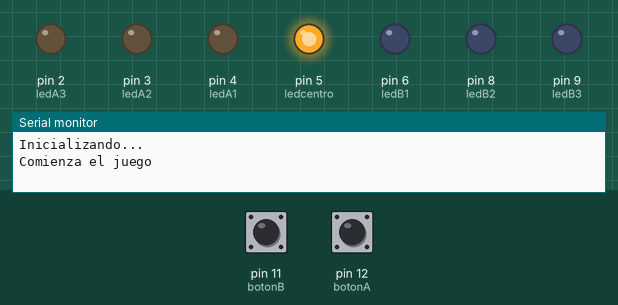
A sketch run on a simulated Arduino Uno, built with avr-gcc and run on an emulated ATmega328P. Shown: output pins drawn as LEDs (lit = HIGH), the last lines printed to the serial monitor. Dashed ring = blinking. The inputs (shaded band) are chosen by the test bench; at power-on: pin 11 (botonB) HIGH, pin 12 (botonA) HIGH.

Above: at 6.2 s.
6.3 s: pin 11 (botonB) pulled LOW for 0.15 s
7.9 s: pin 11 (botonB) pulled LOW for 1 s
At 11.7 s:
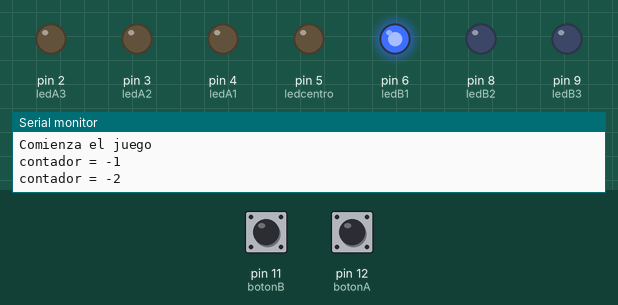
11.9 s: pin 12 (botonA) pulled LOW for 0.15 s
At 12.8 s:
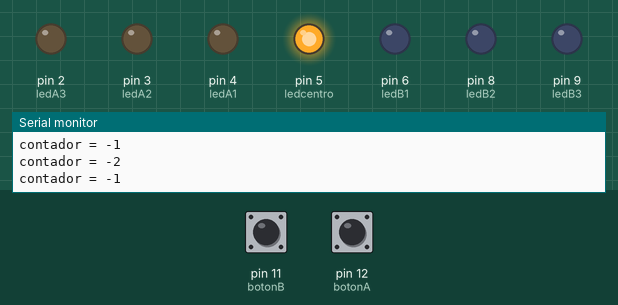
13.5 s: pin 11 (botonB) pulled LOW for 3.2 s
At 17.1 s:
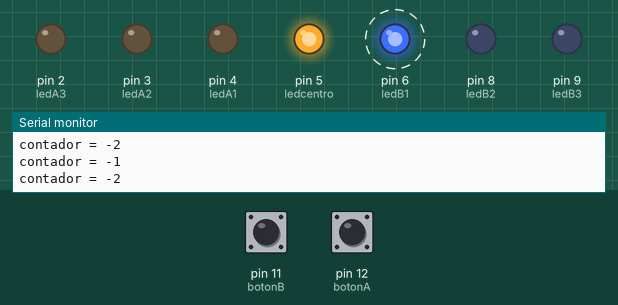
19.7 s: pin 11 (botonB) pulsed LOW 5 times (0.12 s each, 0.3 s apart)
At 23.9 s:
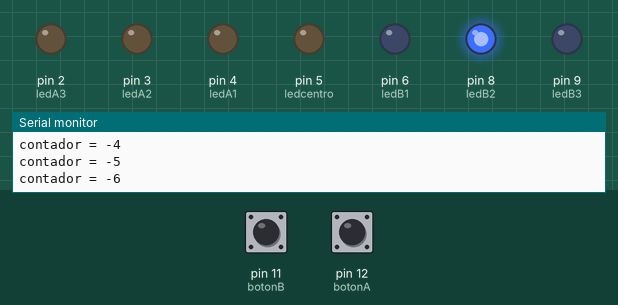
24.2 s: pin 11 (botonB) pulsed LOW 5 times (0.12 s each, 0.3 s apart)
At 25.6 s:
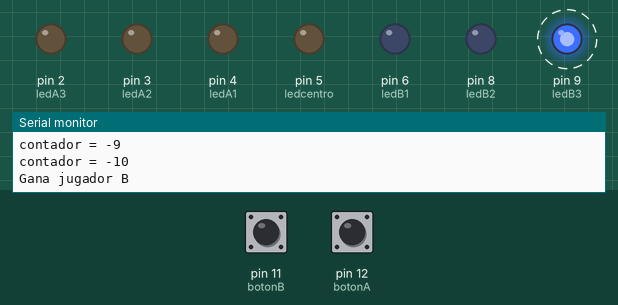
Timing chart, 0 to 29.7 s (numbered marks = the images above; inputs shaded):
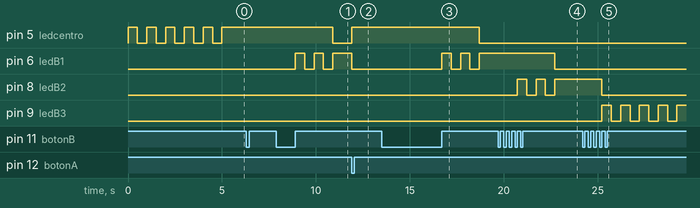

The sketch:

Ejercicio13-sogatira.ino
```cpp
// (licence header left out)
int ledcentro = 5;
int ledA1 = 4;
int ledA2 = 3;
int ledA3 = 2;
int ledB1 = 6;
int ledB2 = 8;
int ledB3 = 9;
int botonA = 12;
int botonB = 11;
int ledFIN =13;
boolean anteriorA = HIGH;
boolean anteriorB = HIGH;
int contador = 0;

void setup() {
  Serial.begin(9600);
  Serial.println("Inicializando...");
  pinMode(ledcentro, OUTPUT);
  pinMode(ledA1, OUTPUT);
  pinMode(ledA2, OUTPUT);
  pinMode(ledA3, OUTPUT);
  pinMode(ledB1, OUTPUT);
  pinMode(ledB2, OUTPUT);
  pinMode(ledB3, OUTPUT);
  pinMode(ledB3, OUTPUT);
  pinMode(botonA, INPUT_PULLUP);
  pinMode(botonB, INPUT_PULLUP);
  blink(ledcentro,5);
  digitalWrite(ledcentro,HIGH);
  Serial.println("Comienza el juego");

}


void loop() {
  boolean A = digitalRead(botonA);
  boolean B = digitalRead(botonB);

  //deteccion de flancos
  if ((anteriorA == HIGH) && (A == LOW)){	//Flanco descendiente
    contador ++;
    Serial.print("contador = ");
  	Serial.println(contador);
    actualizaLeds();
  }
   if ((anteriorB == LOW) && (B == HIGH)){	//Flanco ascendiente
    contador --;
    Serial.print("contador = ");
  	Serial.println(contador);
    actualizaLeds();
  }

  //Actualizar estados anteriores
  anteriorA = A;
  anteriorB = B;

  //Cuando alguien gana
  if (contador >= 10){
    digitalWrite(ledFIN,HIGH);
    Serial.println("Gana jugador A");
    digitalWrite(ledA2,LOW);
    digitalWrite(ledFIN,HIGH);
    while (true) blink(ledA3, 1);
  }
  else if (contador <= -10){
    digitalWrite(ledFIN,HIGH);
    Serial.println("Gana jugador B");
    digitalWrite(ledB2,LOW);
    digitalWrite(ledFIN,HIGH);
    while (true) blink(ledB3, 1);
  }
  //Si no gana nadie en 30 segundos gana el que tenga mayor contador
  if (millis() > 30000){
    digitalWrite(ledFIN,HIGH);
    digitalWrite(ledcentro,LOW);
    digitalWrite(ledA1,LOW);
    digitalWrite(ledA2,LOW);
    digitalWrite(ledB1,LOW);
    digitalWrite(ledB2,LOW);
    if (contador > 0){
      	Serial.println("Gana jugador A");
    	digitalWrite(ledFIN,HIGH);
    	while (true) blink(ledA3, 1);
    }
    else if (contador < 0){
      	Serial.println("Gana jugador B");
    	digitalWrite(ledFIN,HIGH);
    	while (true) blink(ledB3, 1);
    }
    else {
      Serial.println("Empate!");
      while (true) {
        blink(ledA3, 1);
        blink(ledB3, 1);
      }
    }

  }
}

void blink(int pin, int count){
  for (int i = 0; i < count ; i++){
  digitalWrite(pin, HIGH);   // turn the LED on (HIGH is the voltage level)
  delay(500);               // wait for a second
  digitalWrite(pin, LOW);    // turn the LED off by making the voltage LOW
  delay(500);
  }
}

void actualizaLeds(){
  //Actualizar los leds en funcion del contador
  switch (contador) {
    case 0:
    case 1:
    case -1:
    	digitalWrite(ledA1,LOW);
    	digitalWrite(ledB1,LOW);
    	digitalWrite(ledcentro,HIGH);
    	break;
    case 2:
    	if (digitalRead(ledcentro)) blink(ledA1, 2);
    case 3:
    case 4:
    case 5:
    	digitalWrite(ledcentro,LOW);
    	digitalWrite(ledA2,LOW);
    	digitalWrite(ledA1,HIGH);
      	break;
    case -2:
    	if (digitalRead(ledcentro)) blink(ledB1, 2);
    case -3:
    case -4:
    case -5:
      	digitalWrite(ledcentro,LOW);
    	digitalWrite(ledB2,LOW);
    	digitalWrite(ledB1,HIGH);
      	break;
    case 6:
    	if (digitalRead(ledA1)) blink(ledA2, 2);
    case 7:
    case 8:
    case 9:
      	digitalWrite(ledA1,LOW);
    	digitalWrite(ledA2,HIGH);
      break;
    case -6:
    	if (digitalRead(ledB1)) blink(ledB2, 2);
    case -7:
    case -8:
    case -9:
      	digitalWrite(ledB1,LOW);
    	digitalWrite(ledB2,HIGH);
      break;
  }
}
```

Measured:
- after the input at 7.9 s, pin 5 (ledcentro): HIGH → LOW after 3.0 s; pin 6 (ledB1): alternates HIGH for 0.50 s and LOW for 0.50 s, starting after 1.0 s
- after the input at 11.9 s, pin 5 (ledcentro): LOW → HIGH at once; pin 6 (ledB1): HIGH → LOW at once
- after the input at 13.5 s, pin 5 (ledcentro): HIGH → LOW after 5.2 s; pin 6 (ledB1): alternates HIGH for 0.50 s and LOW for 0.50 s, starting after 3.2 s
- after the input at 19.7 s, pin 6 (ledB1): HIGH → LOW after 3.0 s; pin 8 (ledB2): alternates HIGH for 0.50 s and LOW for 0.50 s, 5 changes in all, then stays HIGH, starting after 1.0 s
- after the input at 24.2 s, pin 8 (ledB2): HIGH → LOW after 1.0 s; pin 9 (ledB3): alternates HIGH for 0.50 s and LOW for 0.50 s, starting after 1.0 s
